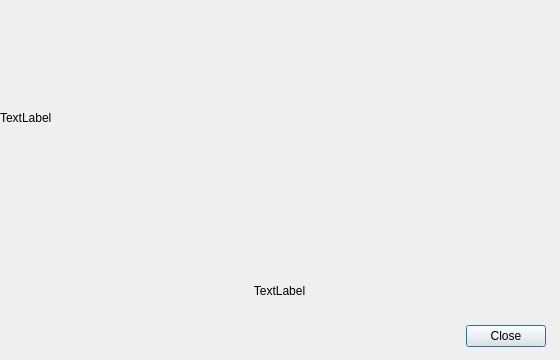
<?xml version="1.0" encoding="UTF-8"?>
<ui version="4.0">
 <class>CQDlgAbout</class>
 <widget class="QDialog" name="CQDlgAbout">
  <property name="geometry">
   <rect>
    <x>0</x>
    <y>0</y>
    <width>560</width>
    <height>360</height>
   </rect>
  </property>
  <property name="windowTitle">
   <string>Dialog</string>
  </property>
  <property name="locale">
   <locale language="English" country="UnitedStates"/>
  </property>
  <widget class="QLabel" name="splashImage">
   <property name="geometry">
    <rect>
     <x>0</x>
     <y>0</y>
     <width>560</width>
     <height>236</height>
    </rect>
   </property>
   <property name="frameShape">
    <enum>QFrame::NoFrame</enum>
   </property>
   <property name="frameShadow">
    <enum>QFrame::Plain</enum>
   </property>
   <property name="text">
    <string>TextLabel</string>
   </property>
  </widget>
  <widget class="QLabel" name="info">
   <property name="geometry">
    <rect>
     <x>19</x>
     <y>230</y>
     <width>521</width>
     <height>121</height>
    </rect>
   </property>
   <property name="text">
    <string>TextLabel</string>
   </property>
   <property name="alignment">
    <set>Qt::AlignCenter</set>
   </property>
   <property name="wordWrap">
    <bool>false</bool>
   </property>
  </widget>
  <widget class="QDialogButtonBox" name="qqClose">
   <property name="geometry">
    <rect>
     <x>15</x>
     <y>320</y>
     <width>531</width>
     <height>32</height>
    </rect>
   </property>
   <property name="standardButtons">
    <set>QDialogButtonBox::Close</set>
   </property>
  </widget>
 </widget>
 <resources/>
 <connections/>
</ui>
